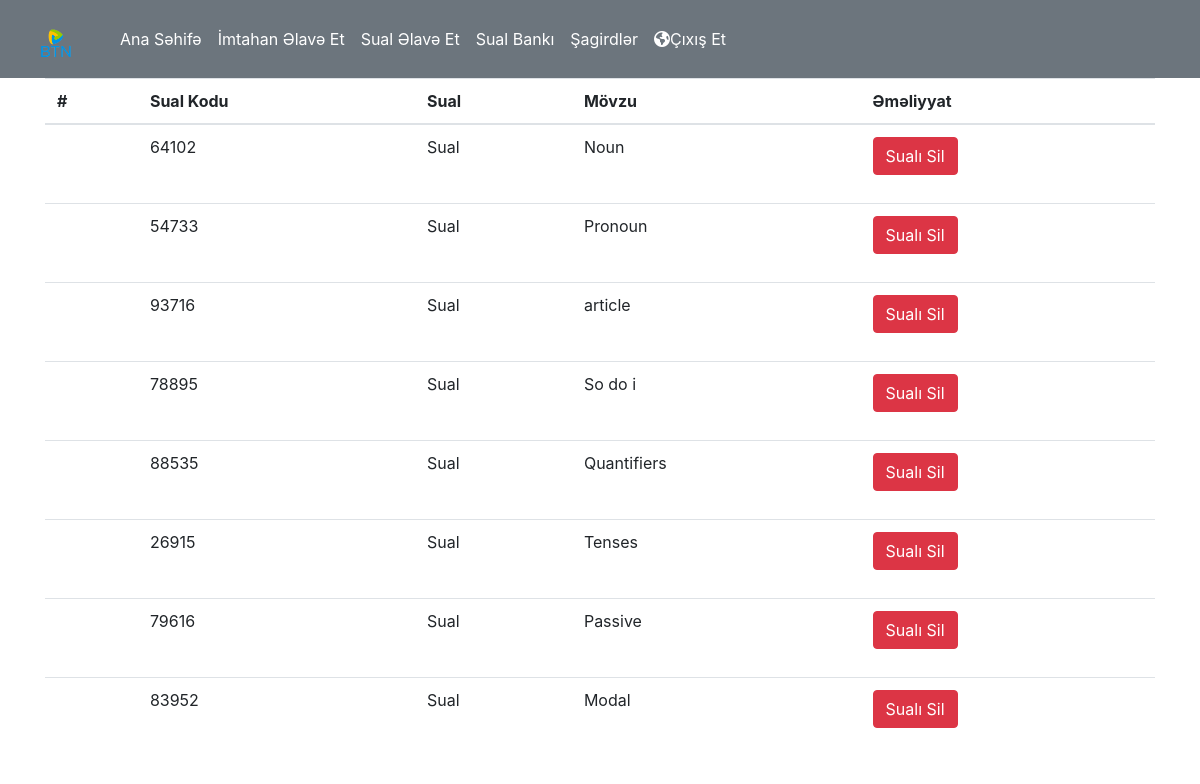
The app's page /teachers/questionbank with its own data.
### teachers/models.py (models this page shows)
class Grammar_Bank(models.Model):
    TYPE_CHOICES =(
("Noun","The Noun"),
("Pronoun","Pronoun"),
("article","Article"),
("So do i","So do I"),
("Quantifiers","Quantifiers"),
("Tenses","Tense Forms"),
("Passive","Passive Voice"),
("Modal","Modal Verbs"),
)
    TYPETEST_CHOICES =(
        ("open","Açıq"),
        ("close","Qapalı")
    )
    question = models.TextField()
    question_topic = models.CharField(choices=TYPE_CHOICES,max_length=40)
    question_c1 =models.TextField()
    question_c2= models.TextField()
    question_c3 = models.TextField()
    question_c4 = models.TextField()
    question_c5 = models.TextField()
    correct_ans = models.TextField()
    question_id = models.CharField(max_length=255)
    question_type = models.CharField(max_length=255)

### teachers/views.py (the view)
# urls.py: path('teachers/questionbank',views.lookques,name='questionbank'),
def lookques(request):
  questions = Grammar_Bank.objects.all().values()
  context = {
    'questions': questions
  }
  return render(request,'questionbank.htm',context)

### teachers/templates/questionbank.htm (shortened to what this page needs)
<head>
  <link rel="stylesheet" href="https://cdn.jsdelivr.net/npm/bootstrap@4.6.2/dist/css/bootstrap.min.css">
  <link rel="stylesheet" href="path/to/font-awesome/css/font-awesome.min.css">
</head>
<body>
    <nav class="navbar navbar-expand-md bg-secondary navbar-dark">
  {% load static %}
  <a class="navbar-brand text-dark" href="#"><img src="{% static 'logo.png' %}" width="80" ></a>
  <div class="collapse navbar-collapse " id="collapsibleNavbar">
    <ul class="navbar-nav ms-auto">
      <li class="nav-item">
        <a class="nav-link text-white" href="main">Ana Səhifə</a>
      </li>
      <li class="nav-item">
        <a class="nav-link text-white" href="exams">İmtahan Əlavə Et</a>
      </li>
      <li class="nav-item">
        <a class="nav-link text-white" href="addquestion">Sual Əlavə Et</a>
      </li>
      <li class="nav-item">
        <a class="nav-link text-white" href="#">Sual Bankı</a>
      </li>
      <li class="nav-item">
        <a class="nav-link text-white" href="students">Şagirdlər</a>
      </li>
      <li class="nav-item">
        <a class="nav-link text-white" href="{% url 'logoutt' %}"><span class="fa fa-globe" ></span>Çıxış Et</a>
      </li>
    </ul>
  </div>
</nav>
<div class="container table-responsive">
    <table class="table" id="students">
      <thead>
        <tr>
          <th scope="col">#</th>
          <th scope="col">Sual Kodu</th>
          <th scope="col">Sual</th>
          <th scope="col">Mövzu</th>
          <th scope="col">Əməliyyat</th>
        </tr>
      </thead>
      <tbody>
        {% for question in questions %}
        <tr>
          <td></td>
          <td>{{ question.question_id }}</td>
          <td>{{ question.question }}</td>
          <td>{{ question.question_topic}}</td>
          <td><form method="post" action="{% url 'delete' %}">{% csrf_token %}<button type="submit" name="deletequestion" class="btn btn-danger"  value="{{ question.question_id }}">Sualı Sil</button></form></td>
        </tr>
      {% endfor %}
      </tbody>
    </table>
    </div>
</body>

### records on screen
Grammar_Bank: question_id "64102", question "Sual", question_topic "Noun"
Grammar_Bank: question_id "54733", question "Sual", question_topic "Pronoun"
Grammar_Bank: question_id "93716", question "Sual", question_topic "article"
Grammar_Bank: question_id "78895", question "Sual", question_topic "So do i"
Grammar_Bank: question_id "88535", question "Sual", question_topic "Quantifiers"
Grammar_Bank: question_id "26915", question "Sual", question_topic "Tenses"
Grammar_Bank: question_id "79616", question "Sual", question_topic "Passive"
Grammar_Bank: question_id "83952", question "Sual", question_topic "Modal"
